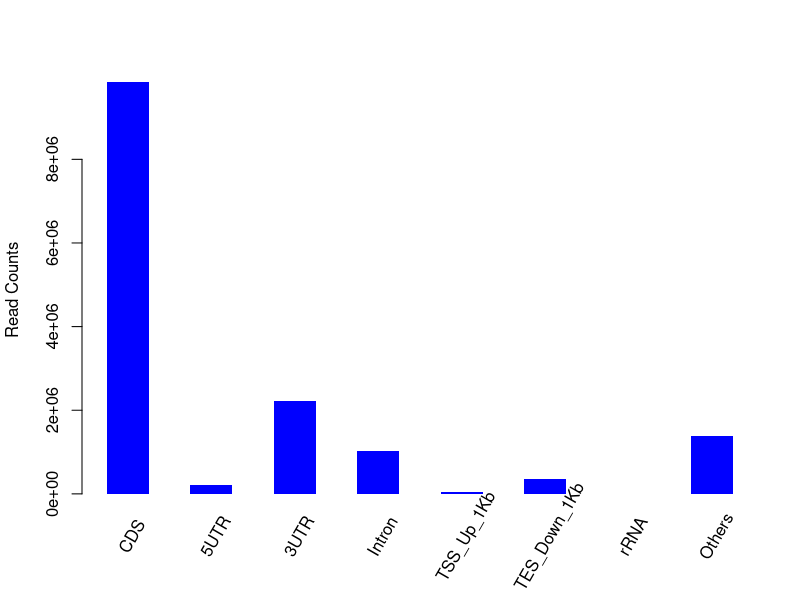

The R script that drew this image:
png("/rds/user/is460/hpc-work/muscle-rnaseq/ezbamqc/output/figs/srpk3_hom_ttnb_het_1.read_distr.png",width=500,height=500,units="px")
M=c(9848992,221740,2216576,1030391,50549,357087,1383,1377946)
Mname=c("CDS","5UTR","3UTR","Intron","TSS_Up_1Kb","TES_Down_1Kb","rRNA","Others")
val = barplot(M,xlab="",space=1,ylab="Read Counts",col="blue",border="NA")
text(x=seq(val[1],val[8],by=2),y=rep(0,8),srt=60,adj=0,offset=2,pos=1,xpd=T,labels=Mname)
dev.state = dev.off()
